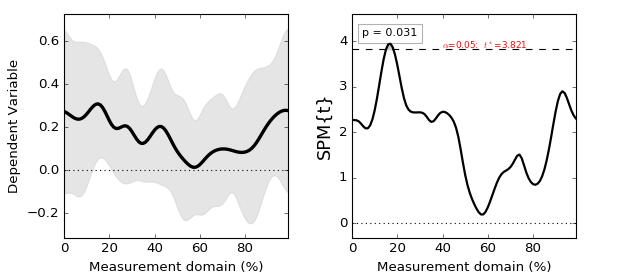

Write the Python code that produced this figure.

from matplotlib import pyplot
import spm1d


#(0) Load dataset:
dataset    = spm1d.data.uv1d.t1.Random()
Y,mu       = dataset.get_data()


#(1) Conduct t test:
alpha      = 0.05
t          = spm1d.stats.ttest(Y, mu)
ti         = t.inference(alpha, two_tailed=False, interp=True)




#(2) Plot:
pyplot.close('all')
### plot mean and SD:
pyplot.figure( figsize=(8, 3.5) )
ax     = pyplot.axes( (0.1, 0.15, 0.35, 0.8) )
spm1d.plot.plot_mean_sd(Y)
ax.axhline(y=0, color='k', linestyle=':')
ax.set_xlabel('Measurement domain (%)')
ax.set_ylabel('Dependent Variable')
### plot SPM results:
ax     = pyplot.axes((0.55,0.15,0.35,0.8))
ti.plot()
ti.plot_threshold_label(fontsize=8)
ti.plot_p_values(size=10, offsets=[(0,0.3)])
ax.set_xlabel('Measurement domain (%)')
# pyplot.show()
